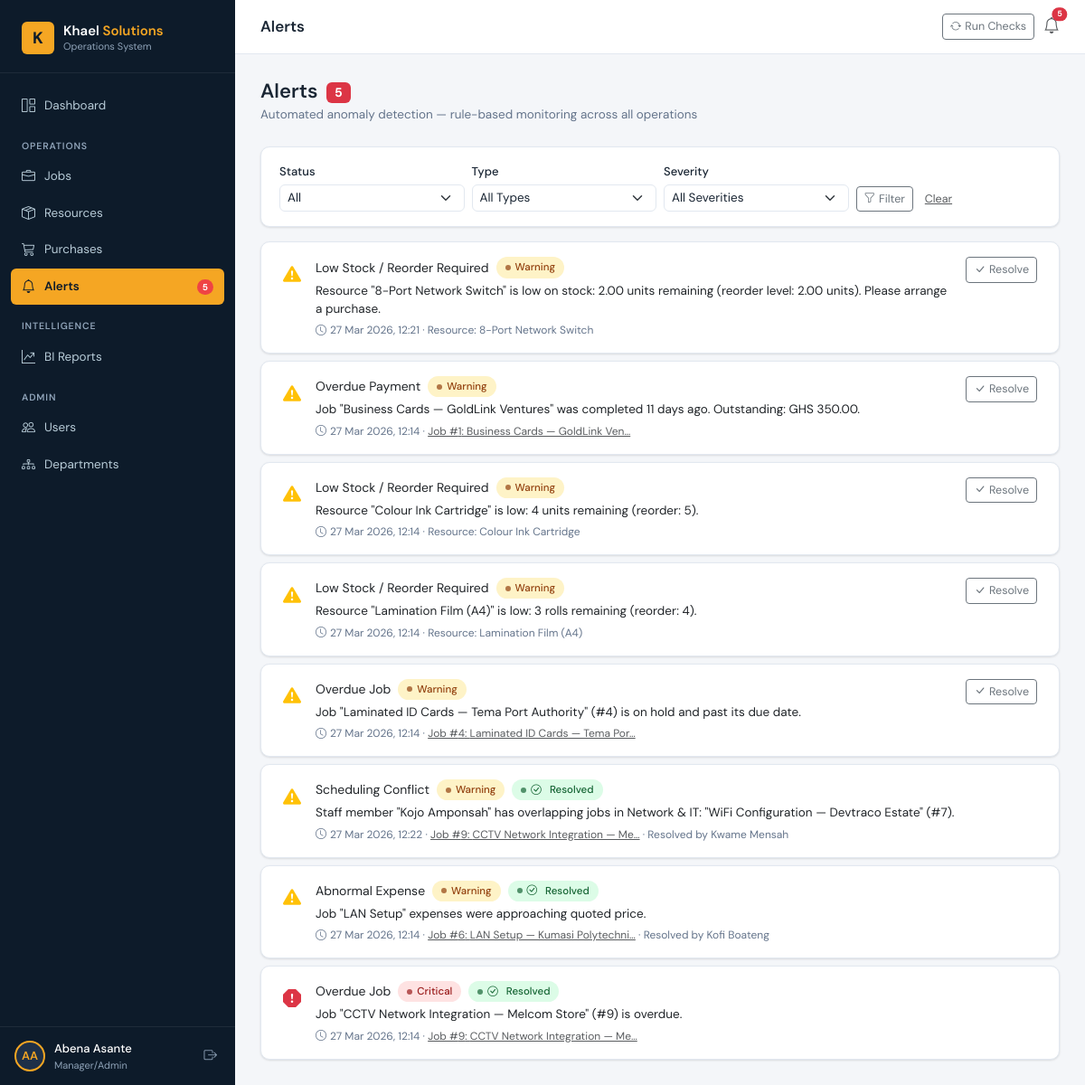
/alerts/ (signed in), run on the app's committed database.
### core/models.py (models this page shows, shortened)
class User(AbstractUser):
    class Role(models.TextChoices):
        SUPER_ADMIN = 'super_admin', 'Super Admin'
        MANAGER     = 'manager',     'Manager/Admin'
        STAFF       = 'staff',       'Department Staff'
    role = models.CharField(max_length=20, choices=Role.choices, default=Role.STAFF)
    groups = models.ManyToManyField(
        'auth.Group', related_name='core_user_set', blank=True,
    )
    user_permissions = models.ManyToManyField(
        'auth.Permission', related_name='core_user_set', blank=True,
    )
    class Meta:
        verbose_name = 'User'
        verbose_name_plural = 'Users'
        ordering = ['username']

class Alert(models.Model):
    class AlertType(models.TextChoices):
        OVERDUE_JOB          = 'overdue_job',          'Overdue Job'
        ABNORMAL_EXPENSE     = 'abnormal_expense',     'Abnormal Expense'
        SCHEDULING_CONFLICT  = 'scheduling_conflict',  'Scheduling Conflict'
        OVERDUE_PAYMENT      = 'overdue_payment',      'Overdue Payment'
        LOW_STOCK            = 'low_stock',            'Low Stock / Reorder Required'
    class Severity(models.TextChoices):
        INFO     = 'info',     'Info'
        WARNING  = 'warning',  'Warning'
        CRITICAL = 'critical', 'Critical'
    job      = models.ForeignKey(Job,      on_delete=models.CASCADE, null=True, blank=True, related_name='alerts')
    resource = models.ForeignKey(Resource, on_delete=models.CASCADE, null=True, blank=True, related_name='alerts')
    alert_type = models.CharField(max_length=30, choices=AlertType.choices)
    severity   = models.CharField(max_length=10, choices=Severity.choices, default=Severity.WARNING)
    message    = models.TextField()
    resolved    = models.BooleanField(default=False)
    resolved_at = models.DateTimeField(null=True, blank=True)
    resolved_by = models.ForeignKey(
        settings.AUTH_USER_MODEL, on_delete=models.SET_NULL,
        null=True, blank=True, related_name='resolved_alerts',
    )
    created_at = models.DateTimeField(auto_now_add=True)
    class Meta:
        ordering = ['-created_at']

class Resource(models.Model):
    title        = models.CharField(max_length=200)
    unit         = models.CharField(max_length=50, help_text='e.g. reams, metres, units, litres')
    quantity     = models.DecimalField(max_digits=12, decimal_places=2, default=0)
    unit_cost    = models.DecimalField(max_digits=10, decimal_places=2, default=0)
    reorder_level = models.DecimalField(
        max_digits=10, decimal_places=2, default=10,
        help_text='Alert when quantity falls at or below this level',
    )
    created_at = models.DateTimeField(auto_now_add=True)
    updated_at = models.DateTimeField(auto_now=True)
    class Meta:
        ordering = ['title']

class Job(models.Model):
    class Status(models.TextChoices):
        PENDING     = 'pending',     'Pending'
        IN_PROGRESS = 'in_progress', 'In Progress'
        COMPLETED   = 'completed',   'Completed'
        CANCELLED   = 'cancelled',   'Cancelled'
        ON_HOLD     = 'on_hold',     'On Hold / Delayed'
    class Priority(models.TextChoices):
        LOW    = 'low',    'Low'
        MEDIUM = 'medium', 'Medium'
        HIGH   = 'high',   'High'
        URGENT = 'urgent', 'Urgent'
    class ServiceType(models.TextChoices):
        PRINTING   = 'printing',   'Printing Services'
        NETWORK_IT = 'network_it', 'Network & IT'
        MULTIMEDIA = 'multimedia', 'Multimedia Production'
        GENERAL    = 'general',    'General Services'
    department  = models.ForeignKey(Department, on_delete=models.PROTECT, related_name='jobs')
    assigned_to = models.ForeignKey(
        settings.AUTH_USER_MODEL, on_delete=models.SET_NULL,
        null=True, blank=True, related_name='assigned_jobs',
    )
    created_by  = models.ForeignKey(
        settings.AUTH_USER_MODEL, on_delete=models.SET_NULL,
        null=True, related_name='created_jobs',
    )
    client_name    = models.CharField(max_length=200, blank=True)
    client_contact = models.CharField(max_length=100, blank=True)
    title        = models.CharField(max_length=255)
    description  = models.TextField(blank=True)
    service_type = models.CharField(
        max_length=20, choices=ServiceType.choices, default=ServiceType.GENERAL,
        help_text='Type of service being provided',
    )
    status   = models.CharField(max_length=20, choices=Status.choices,   default=Status.PENDING)
    priority = models.CharField(max_length=10, choices=Priority.choices, default=Priority.MEDIUM)
    price = models.DecimalField(
        max_digits=12, decimal_places=2, null=True, blank=True,
        help_text='Quoted price / budget (used for expense alerts and payment tracking)',
    )
    start_date   = models.DateField(null=True, blank=True)
    due_date     = models.DateField(null=True, blank=True)
    completed_at = models.DateTimeField(null=True, blank=True)
    created_at = models.DateTimeField(auto_now_add=True)
    updated_at = models.DateTimeField(auto_now=True)
    class Meta:
        ordering = ['-created_at']

### core/views.py (the view)
# urls.py: path('alerts/',                  AlertListView.as_view(),    name='alert_list'),
@method_decorator(login_required, name='dispatch')
class AlertListView(View):
    template_name = 'alerts/alert_list.html'
    def get(self, request):
        alerts           = Alert.objects.select_related('job__department', 'resource', 'resolved_by').order_by('resolved', '-created_at')
        resolved_filter  = request.GET.get('resolved', '')
        type_filter      = request.GET.get('type', '')
        severity_filter  = request.GET.get('severity', '')
        if resolved_filter == 'true':  alerts = alerts.filter(resolved=True)
        elif resolved_filter == 'false': alerts = alerts.filter(resolved=False)
        if type_filter:     alerts = alerts.filter(alert_type=type_filter)
        if severity_filter: alerts = alerts.filter(severity=severity_filter)
        return render(request, self.template_name, {
            'alerts':           alerts,
            'alert_types':      Alert.AlertType.choices,
            'severity_choices': Alert.Severity.choices,
            'unresolved_count': Alert.objects.filter(resolved=False).count(),
            'selected_resolved': resolved_filter,
            'selected_type':     type_filter,
            'selected_severity': severity_filter,
        })

### core/context_processors.py (called while the page is built)
def global_context(request):
    if not request.user.is_authenticated:
        return {}
    from core.models import Alert
    return {
        'alert_count': Alert.objects.filter(resolved=False).count(),
    }

### templates/alerts/alert_list.html (shortened to what this page needs)
{% extends 'base.html' %}
{% block topbar_title %}Alerts{% endblock %}
{% block topbar_actions %}
{% if user.role in 'super_admin,manager' %}
<form method="post" action="{% url 'core:run_checks' %}">
  <button type="submit" class="btn btn-sm btn-outline-secondary">
    <i class="bi bi-arrow-repeat me-1"></i>Run Checks
  </button>
</form>
{% endif %}
{% endblock %}
{% block content %}
<div class="page-header">
  <div>
    <h1>Alerts <span class="badge bg-danger ms-1" style="font-size:14px; vertical-align:middle;">{{ unresolved_count }}</span></h1>
    <p>Automated anomaly detection — rule-based monitoring across all operations</p>
  </div>
</div>
<div class="card mb-3">
  <div class="card-body py-3">
    <form method="get" class="row g-2 align-items-end">
      <div class="col-12 col-sm-4 col-md-3">
        <label class="form-label">Status</label>
        <select name="resolved" class="form-select form-select-sm">
          <option value="" {% if not selected_resolved %}selected{% endif %}>All</option>
        </select>
      </div>
      <div class="col-12 col-sm-4 col-md-3">
        <label class="form-label">Type</label>
        <select name="type" class="form-select form-select-sm">
          <option value="">All Types</option>
        </select>
      </div>
      <div class="col-12 col-sm-4 col-md-3">
        <label class="form-label">Severity</label>
        <select name="severity" class="form-select form-select-sm">
          <option value="">All Severities</option>
        </select>
      </div>
      <div class="col-auto">
        <button type="submit" class="btn btn-sm btn-outline-secondary"><i class="bi bi-funnel me-1"></i>Filter</button>
        <a href="{% url 'core:alert_list' %}" class="btn btn-sm btn-link text-muted">Clear</a>
      </div>
    </form>
  </div>
</div>
<div class="d-flex flex-column gap-2">
  {% for alert in alerts %}
  <div class="card {% if alert.resolved %}opacity-60{% endif %}">
    <div class="card-body py-3 px-4">
      <div class="d-flex align-items-start gap-3">
        <div class="mt-1" style="flex-shrink:0;">
          {% if alert.severity == 'critical' %}
            <i class="bi bi-exclamation-octagon-fill text-danger" style="font-size:20px;"></i>
          {% elif alert.severity == 'warning' %}
            <i class="bi bi-exclamation-triangle-fill text-warning" style="font-size:20px;"></i>
          {% else %}
            <i class="bi bi-info-circle-fill text-info" style="font-size:20px;"></i>
          {% endif %}
        </div>
        <div style="flex:1; min-width:0;">
          <div class="d-flex align-items-center gap-2 mb-1 flex-wrap">
            <span class="fw-600" style="font-size:14px;">{{ alert.get_alert_type_display }}</span>
            <span class="badge-status badge-{{ alert.severity }}">{{ alert.get_severity_display }}</span>
            {% if alert.resolved %}<span class="badge-status badge-completed"><i class="bi bi-check-circle me-1"></i>Resolved</span>{% endif %}
          </div>
          <p class="mb-1" style="font-size:13.5px; line-height:1.5;">{{ alert.message }}</p>
          <div style="font-size:12px; color:var(--text-muted);">
            <i class="bi bi-clock me-1"></i>{{ alert.created_at|date:"d M Y, H:i" }}
            {% if alert.job %} · <a href="{% url 'core:job_detail' alert.job.pk %}" class="text-muted">Job #{{ alert.job.pk }}: {{ alert.job.title|truncatechars:30 }}</a>{% endif %}
            {% if alert.resource %} · Resource: {{ alert.resource.title }}{% endif %}
            {% if alert.resolved and alert.resolved_by %} · Resolved by {{ alert.resolved_by.get_full_name|default:alert.resolved_by.username }}{% endif %}
          </div>
        </div>
        {% if not alert.resolved and user.role in 'super_admin,manager' %}
        <div style="flex-shrink:0;">
          <form method="post" action="{% url 'core:alert_resolve' alert.pk %}">
            <button type="submit" class="btn btn-sm btn-outline-secondary">
              <i class="bi bi-check-lg me-1"></i>Resolve
            </button>
          </form>
        </div>
        {% endif %}
      </div>
    </div>
  </div>
  {% endfor %}
</div>
{% endblock %}

### templates/base.html (shortened to what this page needs)
<!DOCTYPE html>
<html lang="en">
<head>
  <link href="https://cdnjs.cloudflare.com/ajax/libs/bootstrap/5.3.2/css/bootstrap.min.css" rel="stylesheet" />
  <link href="https://cdnjs.cloudflare.com/ajax/libs/bootstrap-icons/1.11.3/font/bootstrap-icons.min.css" rel="stylesheet" />
  {% load static %}
  <link rel="stylesheet" href="{% static 'css/main.css' %}" />
</head>
<body>
<div id="wrapper">
  <nav id="sidebar">
    <div class="sidebar-brand">
      <a href="{% url 'core:dashboard' %}" class="brand-logo">
        <div class="brand-icon">K</div>
        <div>
          <div class="brand-name">Khael <span>Solutions</span></div>
          <div class="brand-sub">Operations System</div>
        </div>
      </a>
    </div>
    <div class="sidebar-nav">
      <ul class="list-unstyled mb-0">
        <li class="nav-item">
          <a href="{% url 'core:dashboard' %}" class="{% if request.resolver_match.url_name == 'dashboard' %}active{% endif %}">
            <i class="bi bi-grid-1x2"></i> Dashboard
          </a>
        </li>
        <div class="nav-section-label">Operations</div>
        <li class="nav-item">
          <a href="{% url 'core:job_list' %}" class="{% if 'job' in request.resolver_match.url_name %}active{% endif %}">
            <i class="bi bi-briefcase"></i> Jobs
          </a>
        </li>
        <li class="nav-item">
          <a href="{% url 'core:resource_list' %}" class="{% if 'resource' in request.resolver_match.url_name %}active{% endif %}">
            <i class="bi bi-box-seam"></i> Resources
          </a>
        </li>
        {% if user.role in 'super_admin,manager' %}
        <li class="nav-item">
          <a href="{% url 'core:purchase_list' %}" class="{% if 'purchase' in request.resolver_match.url_name %}active{% endif %}">
            <i class="bi bi-cart3"></i> Purchases
          </a>
        </li>
        {% endif %}
        <li class="nav-item">
          <a href="{% url 'core:alert_list' %}" class="{% if 'alert' in request.resolver_match.url_name %}active{% endif %}">
            <i class="bi bi-bell"></i> Alerts
            {% if alert_count > 0 %}
              <span class="nav-badge">{{ alert_count }}</span>
            {% endif %}
          </a>
        </li>
        {% if user.role in 'super_admin,manager' %}
        <div class="nav-section-label">Intelligence</div>
        <li class="nav-item">
          <a href="{% url 'core:report_list' %}" class="{% if 'report' in request.resolver_match.url_name %}active{% endif %}">
            <i class="bi bi-graph-up-arrow"></i> BI Reports
          </a>
        </li>
        {% endif %}
        {% if user.role in 'super_admin,manager' %}
        <div class="nav-section-label">Admin</div>
        <li class="nav-item">
          <a href="{% url 'core:user_list' %}" class="{% if 'user' in request.resolver_match.url_name %}active{% endif %}">
            <i class="bi bi-people"></i> Users
          </a>
        </li>
        <li class="nav-item">
          <a href="{% url 'core:department_list' %}" class="{% if 'department' in request.resolver_match.url_name %}active{% endif %}">
            <i class="bi bi-diagram-3"></i> Departments
          </a>
        </li>
        {% endif %}
      </ul>
    </div>
    <div class="sidebar-user">
      <div class="user-avatar">{{ user.first_name|slice:":1"|upper }}{{ user.last_name|slice:":1"|upper }}</div>
      <div class="user-info">
        <div class="user-name">{{ user.get_full_name|default:user.username }}</div>
        <div class="user-role">{{ user.get_role_display }}</div>
      </div>
      <form method="post" action="{% url 'core:logout' %}">
        <button type="submit" class="logout-btn" title="Logout">
          <i class="bi bi-box-arrow-right"></i>
        </button>
      </form>
    </div>
  </nav>
  <div id="main-content">
    <div class="topbar">
      <div class="d-flex align-items-center gap-3">
        <span class="topbar-title">{% block topbar_title %}{% endblock %}</span>
      </div>
      <div class="topbar-actions">
        {% block topbar_actions %}{% endblock %}
        <a href="{% url 'core:alert_list' %}" class="position-relative text-muted" style="font-size:18px; text-decoration:none;">
          <i class="bi bi-bell"></i>
          {% if alert_count > 0 %}
            <span class="position-absolute top-0 start-100 translate-middle badge rounded-pill bg-danger" style="font-size:9px;">{{ alert_count }}</span>
          {% endif %}
        </a>
      </div>
    </div>
    <div class="page-body">
      {% block content %}{% endblock %}
    </div>
  </div>
</div>
{% load static %}
</body>
</html>

### data on the page
User: first_name "A", last_name "A", get_full_name "Abena Asante", role "Manager/Admin"
Alert: alert_type "Low Stock / Reorder Required", severity "Warning", message "Resource \"8-Port Network Switch\" is low on stock: 2.00 units remaining (reorder level: 2.00 units). Please arrange a purchase.", created_at "27 Mar 2026, 12:21", resource "8-Port Network Switch", resolved False (drawn)
Alert: alert_type "Overdue Payment", severity "Warning", message "Job \"Business Cards — GoldLink Ventures\" was completed 11 days ago. Outstanding: GHS 350.00.", created_at "27 Mar 2026, 12:14", job.pk "1", job "Business Cards — GoldLink Ven…", resolved False (drawn)
Alert: alert_type "Low Stock / Reorder Required", severity "Warning", message "Resource \"Colour Ink Cartridge\" is low: 4 units remaining (reorder: 5).", created_at "27 Mar 2026, 12:14", resource "Colour Ink Cartridge", resolved False (drawn)
Alert: alert_type "Low Stock / Reorder Required", severity "Warning", message "Resource \"Lamination Film (A4)\" is low: 3 rolls remaining (reorder: 4).", created_at "27 Mar 2026, 12:14", resource "Lamination Film (A4)", resolved False (drawn)
Alert: alert_type "Overdue Job", severity "Warning", message "Job \"Laminated ID Cards — Tema Port Authority\" (#4) is on hold and past its due date.", created_at "27 Mar 2026, 12:14", job.pk "4", job "Laminated ID Cards — Tema Por…", resolved False (drawn)
Alert: alert_type "Scheduling Conflict", severity "Warning", resolved True (drawn), message "Staff member \"Kojo Amponsah\" has overlapping jobs in Network & IT: \"WiFi Configuration — Devtraco Estate\" (#7).", created_at "27 Mar 2026, 12:22", job.pk "9", job "CCTV Network Integration — Me…", resolved_by.get_full_name "Kwame Mensah"
Alert: alert_type "Abnormal Expense", severity "Warning", resolved True (drawn), message "Job \"LAN Setup\" expenses were approaching quoted price.", created_at "27 Mar 2026, 12:14", job.pk "6", job "LAN Setup — Kumasi Polytechni…", resolved_by.get_full_name "Kofi Boateng"
Alert: alert_type "Overdue Job", severity "Critical", resolved True (drawn), message "Job \"CCTV Network Integration — Melcom Store\" (#9) is overdue.", created_at "27 Mar 2026, 12:14", job.pk "9", job "CCTV Network Integration — Me…"

### other printed values
{{ alert_count }} "5"
{{ unresolved_count }} "5"
